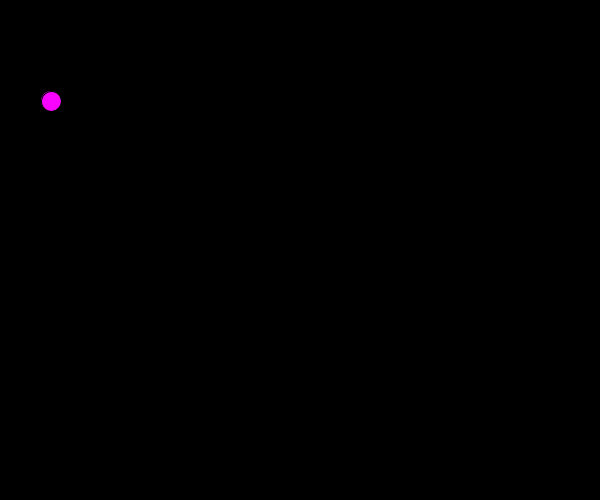
Frame 1 (no input)
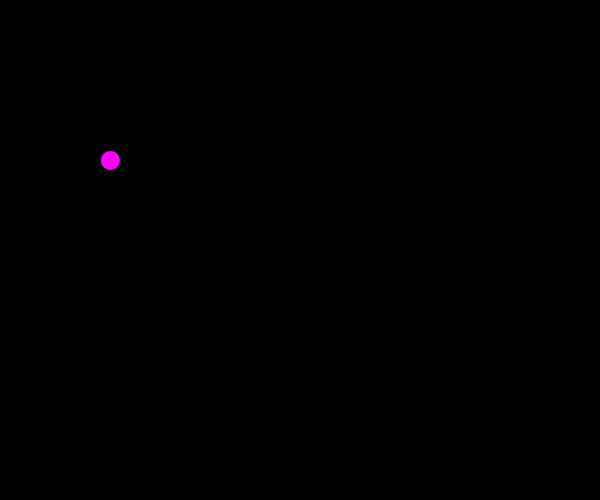
Frame 60 (the mouse pressed at the canvas centre just before this capture)
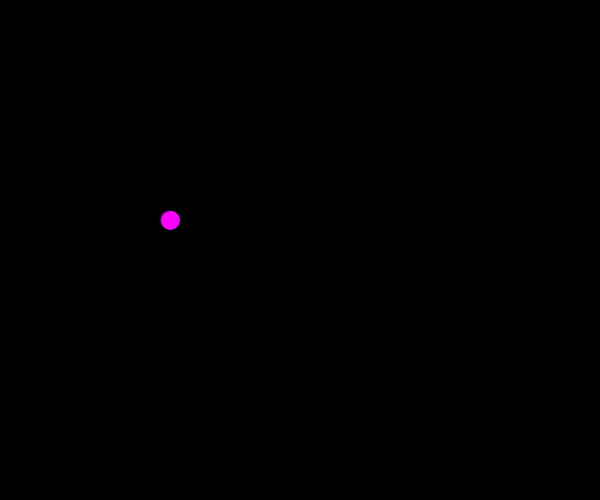
Frame 120 (the mouse held since frame 60 and released just before this capture)

The Processing sketch that drew these frames (run headless with seeded random() and noise(); from frame 60 on, the mouse is pressed at the canvas centre):

// Processing sketch: Objects
// ── Objects.pde
//Global Variables

//Creating Classes as Global "Variables"
Ball myPongBall = new Ball(); //Line can be anywhere

void setup() {
  size(600, 500); //Use size() while developing, will use fullScreen later

  //Assigning Variables in setup(), can be anywhere
  //Should be in Class!
  myPongBall.x = 50;
  myPongBall.y = 100;
  myPongBall.diameter = 20;
  myPongBall.colour = #FA03FF; //Hexidecimal, purple
}

void draw() {
  background(0);

  //Arithmetic First ... two sections

  //Next Step of Ball
  myPongBall.x += myPongBall.xSpeed;
  myPongBall.y += myPongBall.ySpeed;

  //Collision with Canvas Boundaries
  if ( myPongBall.y < 0*height || myPongBall.y + myPongBall.diameter/2 > height ) {
    myPongBall.x *= -1;
  }
  //
  if ( myPongBall.y < 0*height || myPongBall.y + myPongBall.diameter/2 > height ) {
    myPongBall.ySpeed *= -1;
  }

  fill(myPongBall.colour);
  ellipse(myPongBall.x, myPongBall.y, myPongBall.diameter, myPongBall.diameter);
} //End of void draw()

// ── Ball.pde

class Ball {
  //An Object Is
  float x, y, diameter;
  color colour;
  float xSpeed = 1;
  float ySpeed = 1;
} //End of Ball Class
